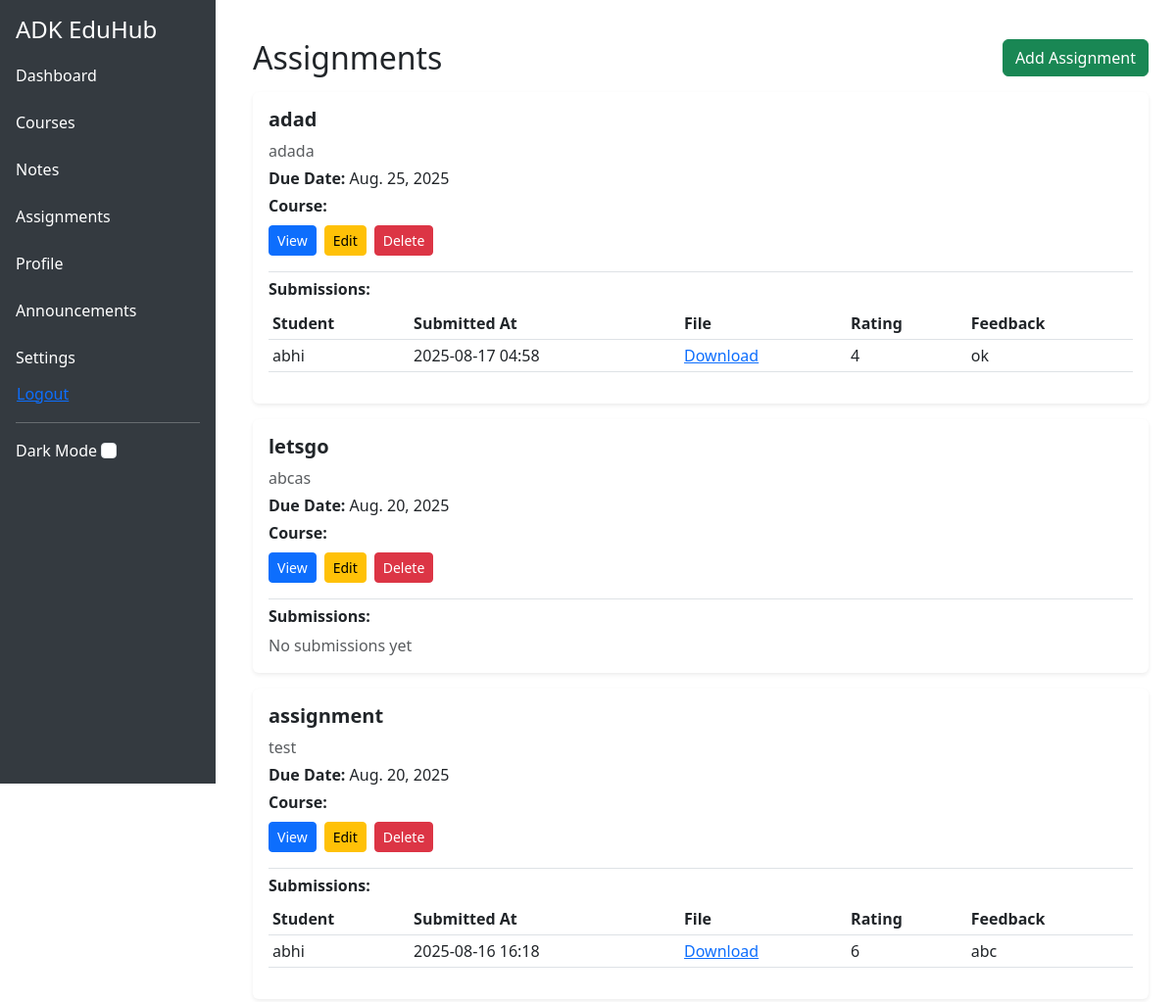
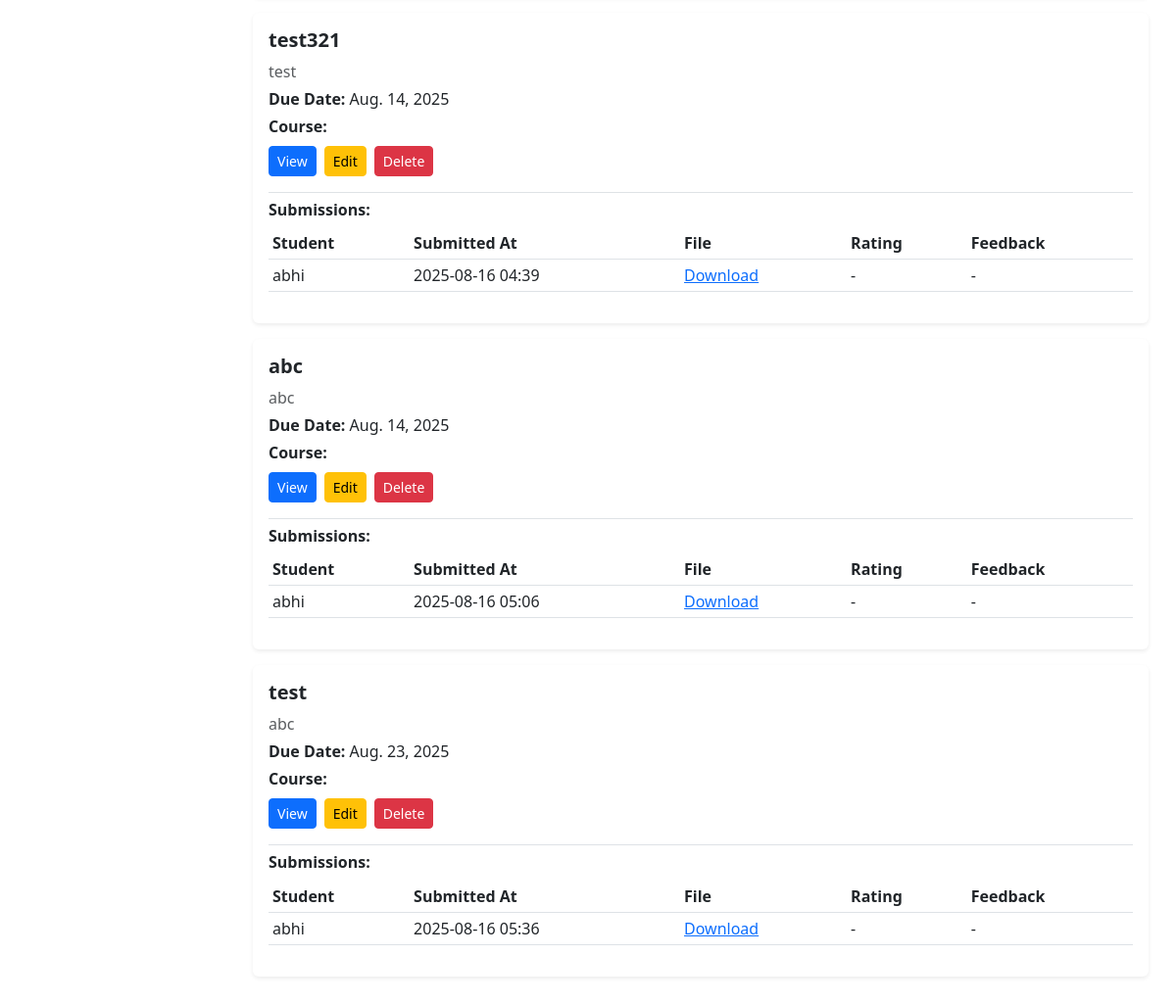
The page /assignments/ (signed in) on the database its author committed (2 pictures, top to bottom).
### assignments/models.py (models this page shows, shortened)
class Assignment(models.Model):
    title = models.CharField(max_length=255)
    description = models.TextField(blank=True)
    due_date = models.DateField(default=timezone.now)
    file = models.FileField(upload_to="assignments/", blank=True, null=True)
    course = models.ForeignKey(
        Course, on_delete=models.CASCADE, related_name="assignments"
    )
    uploaded_by = models.ForeignKey(
        settings.AUTH_USER_MODEL,
        on_delete=models.CASCADE,
        related_name="uploaded_assignments",
    )
    uploaded_at = models.DateTimeField(auto_now_add=True)
    last_edited_by = models.ForeignKey(
        settings.AUTH_USER_MODEL,
        on_delete=models.SET_NULL,
        blank=True,
        null=True,
        related_name="edited_assignments",
    )
    last_edited_at = models.DateTimeField(blank=True, null=True)
    class Meta:
        ordering = ["-uploaded_at"]

class Submission(models.Model):
    assignment = models.ForeignKey(
        Assignment, on_delete=models.CASCADE, related_name="submissions"
    )
    student = models.ForeignKey(
        settings.AUTH_USER_MODEL,
        on_delete=models.CASCADE,
        related_name="submissions"
    )
    submitted_file = models.FileField(upload_to="submissions/")
    submitted_at = models.DateTimeField(auto_now_add=True)
    last_edited_at = models.DateTimeField(blank=True, null=True)
    rating = models.IntegerField(blank=True, null=True)  # e.g., 0-100 or 1-5
    feedback = models.TextField(blank=True, null=True)
    rated_by = models.ForeignKey(
        settings.AUTH_USER_MODEL,
        on_delete=models.SET_NULL,
        blank=True,
        null=True,
        related_name="graded_submissions"
    )
    class Meta:
        unique_together = ("assignment", "student")
        ordering = ["-submitted_at"]

### core/models.py (models this page shows, shortened)
class CustomUser(AbstractUser):
    ROLE_CHOICES = (
        ('admin', 'Admin'),
        ('teacher', 'Teacher'),
        ('student', 'Student'),
    )
    role = models.CharField(max_length=10, choices=ROLE_CHOICES)

### assignments/views.py (the view)
# urls.py: path("", views.AssignmentListView.as_view(), name="assignment_list"),
class AssignmentListView(ListView):
    model = Assignment
    template_name = "assignments/assignment_list.html"
    context_object_name = "assignments"
    def get_queryset(self):
        return (
            super()
            .get_queryset()
            .select_related("course")
            .prefetch_related("submissions__student")
        )
    def get_context_data(self, **kwargs):
        context = super().get_context_data(**kwargs)
        user = self.request.user
        if user.role == "student":
            for assignment in context["assignments"]:
                assignment.student_submission = assignment.submissions.filter(student=user).first()
        return context

### assignments/templates/assignments/assignment_list.html (shortened to what this page needs)
{% extends "core/base.html" %}
{% block content %}
<div class="container mt-4">
    <div class="d-flex justify-content-between align-items-center mb-3">
        <h2 class="mb-0">Assignments</h2>
        {% if user.role == 'admin' or user.role == 'teacher' %}
            <a href="{% url 'assignments:assignment_create' %}" class="btn btn-success">
                 Add Assignment
            </a>
        {% endif %}
    </div>
    {% if assignments %}
        {% for assignment in assignments %}
            <div class="card mb-3 shadow-sm border-0">
                <div class="card-body">
                    <h5 class="card-title fw-bold">{{ assignment.title }}</h5>
                    <p class="text-muted mb-1">{{ assignment.description|default:"No description provided" }}</p>
                    <p class="mb-1"><strong>Due Date:</strong> {{ assignment.due_date|date:"M. d, Y" }}</p>
                    <p class="mb-2"><strong>Course:</strong> {{ assignment.course.name }}</p>
                    <div class="d-flex flex-wrap gap-2">
                        <a href="{% url 'assignments:assignment_detail' assignment.pk %}"
                           class="btn btn-primary btn-sm">
                            View
                        </a>
                        {% if user.role == 'admin' or user.role == 'teacher' %}
                            <a href="{% url 'assignments:assignment_edit' assignment.pk %}"
                               class="btn btn-warning btn-sm">
                                Edit
                            </a>
                            <a href="{% url 'assignments:assignment_delete' assignment.pk %}"
                               class="btn btn-danger btn-sm"
                               onclick="return confirm('Are you sure you want to delete this assignment?');">
                                Delete
                            </a>
                        {% endif %}
                    </div>
                    {% if user.role == 'admin' or user.role == 'teacher' %}
                        <div class="mt-3 border-top pt-2">
                            <h6 class="fw-bold">Submissions:</h6>
                            {% if assignment.submissions.exists %}
                                <table class="table table-sm table-hover mt-2">
                                    <thead>
                                        <tr>
                                            <th>Student</th>
                                            <th>Submitted At</th>
                                            <th>File</th>
                                            <th>Rating</th>
                                            <th>Feedback</th>
                                        </tr>
                                    </thead>
                                    <tbody>
                                        {% for sub in assignment.submissions.all %}
                                        <tr>
                                            <td>{{ sub.student.get_full_name|default:sub.student.username }}</td>
                                            <td>{{ sub.submitted_at|date:"Y-m-d H:i" }}</td>
                                            <td>
                                                {% if sub.submitted_file %}
                                                    <a href="{{ sub.submitted_file.url }}" download>Download</a>
                                                {% else %}
                                                    <span class="text-muted">No file</span>
                                                {% endif %}
                                            </td>
                                            <td>{{ sub.rating|default:"-" }}</td>
                                            <td>{{ sub.feedback|default:"-" }}</td>
                                        </tr>
                                        {% endfor %}
                                    </tbody>
                                </table>
                            {% else %}
                                <span class="text-muted">No submissions yet</span>
                            {% endif %}
                        </div>
                    {% endif %}
                </div>
            </div>
        {% endfor %}
    {% else %}
        <p class="text-muted">No assignments available.</p>
    {% endif %}
</div>
{% endblock %}

### rows shown on the page
Assignment: title "adad", description "adada", due_date "Aug. 25, 2025"
Submission: student.get_full_name "abhi", submitted_at "2025-08-17 04:58", rating "4", feedback "ok"
Assignment: title "letsgo", description "abcas", due_date "Aug. 20, 2025", shows "No submissions yet"
Assignment: title "assignment", description "test", due_date "Aug. 20, 2025"
Submission: student.get_full_name "abhi", submitted_at "2025-08-16 16:18", rating "6", feedback "abc"
Assignment: title "test321", description "test", due_date "Aug. 14, 2025"
Submission: student.get_full_name "abhi", submitted_at "2025-08-16 04:39", rating "-", feedback "-"
Assignment: title "abc", description "abc", due_date "Aug. 14, 2025"
Submission: student.get_full_name "abhi", submitted_at "2025-08-16 05:06", rating "-", feedback "-"
Assignment: title "test", description "abc", due_date "Aug. 23, 2025"
Submission: student.get_full_name "abhi", submitted_at "2025-08-16 05:36", rating "-", feedback "-"
